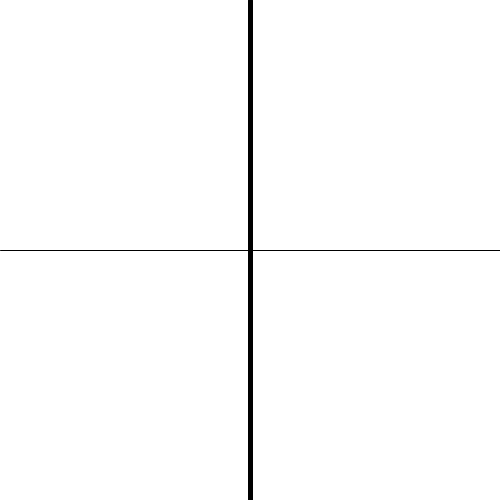
Frame 1 (no input)
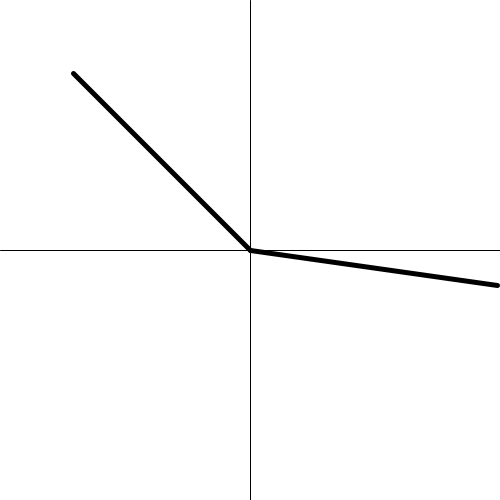
Frame 60 (the mouse pressed at the canvas centre just before this capture)
Frame 120 (the mouse held since frame 60 and released just before this capture): identical to frame 60, image omitted

The Processing sketch that drew these frames (run headless with seeded random() and noise(); from frame 60 on, the mouse is pressed at the canvas centre):

// Processing sketch: Refraction
// ── Refraction.pde
float na = 1.4;
float nb = 1;
float theta = 0;

void setup(){
  size(500, 500);
  
}

void draw(){
  background(255);
  translate(width/2, height/2);
  strokeWeight(1);
  line(-width/2, 0, width/2, 0);
  line(0, -height/2, 0, height/2);
  strokeWeight(5);
  float sinM = nb/na;
  float r = width/2;
  line(0, 0, -sin(theta)*r, -cos(theta)*r);
  if(sinM < sin(theta)){
    line(0, 0, sin(theta)*r, -cos(theta)*r);
  }else{
    float sb = sin(theta)*na/nb;
    line(0, 0, sb*r, sqrt(1-sb*sb)*r);
  }
  //theta += 0.01;
  //theta = theta % HALF_PI;
  theta = radians(45);
}
